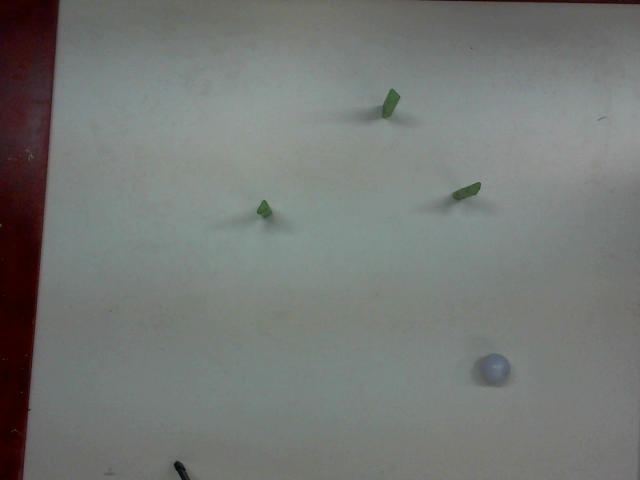
#> input picture brightimage.png, 640 x 480 px
$ python Segmentation.py
#> lines starting #> are read from the running program, lines starting #| are printed output that depends on the picture; after the words box and inside, x2 and y2 are one past the last pixel; in counts of white or black regions, pixels touching at a corner belong together
import numpy as np
import cv2
from matplotlib import pyplot as plt

# Load an color image in grayscale (SPHERO POSITION)
#img = cv2.imread("3.jpg", 0)
#ret, thresh = cv2.threshold(img, 127, 200, cv2.THRESH_BINARY)

#cv2.imshow("Sphero", thresh)
'''ret1, thresh1 = cv2.threshold(img, 127, 220, cv2.THRESH_BINARY)
ret2, thresh2 = cv2.threshold(img, 127, 230, cv2.THRESH_BINARY)
ret3, thresh3 = cv2.threshold(img, 127, 250, cv2.THRESH_BINARY)'''
'''
titles = ['Original Image', 'BINARY', 'BINARY1', 'BINARY2', 'BINARY3']
images = [img, thresh, thresh1,  thresh2, thresh3]
cv2.imwrite('gray31.png', images[1])
'''
'''
for i in range(5):
    plt.subplot(2, 3, i+1), plt.imshow(images[i], 'gray')
    plt.title(titles[i])
    plt.xticks([]), plt.yticks([])

plt.show()
'''
# Color segmentation

Colorimg = cv2.imread('brightimage.png', 1)
#> Colorimg is the input picture: shape (480, 640, 3); mean B, G, R 117.3, 120.1, 116.9
HSVimg = cv2.cvtColor(Colorimg, cv2.COLOR_BGR2HSV)
#> HSVimg: shape (480, 640, 3); mean H, S, V 64.3, 25.4, 122.4

# Red color
'''
low_red = np.array([0, 150, 0])
high_red = np.array([255, 255, 255])
red_mask = cv2.inRange(HSVimg, low_red, high_red)
red = cv2.bitwise_and(Colorimg, Colorimg, mask = red_mask)
cv2.imshow("RedMask", red_mask)
cv2.imshow("Colorimg", Colorimg)
cv2.imshow("Red", red)
'''
low_green = np.array([40, 65, 25])
high_green = np.array([80, 220, 160])
green_mask = cv2.inRange(HSVimg, low_green, high_green)
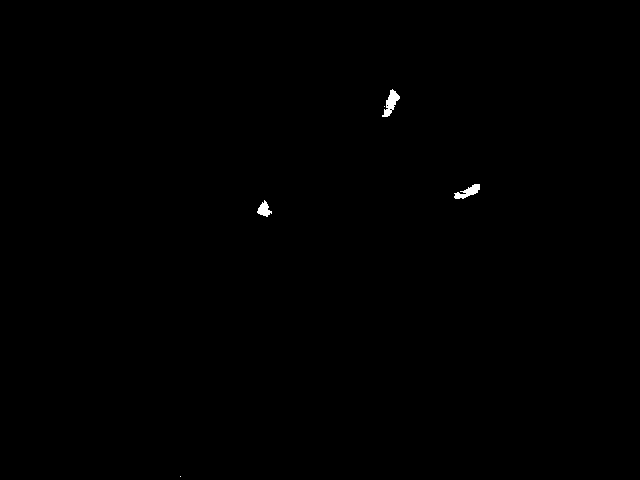
#> green_mask: shape (480, 640); 0.18% white; 5 white regions (2 under 20 px), largest, box (x1, y1, x2, y2) and area: (382, 89, 400, 117) 228, (454, 184, 480, 199) 191, (257, 200, 272, 217) 138
green = cv2.bitwise_and(Colorimg, Colorimg, mask=green_mask)
cv2.imshow("Green Mask", green_mask)
green_mask = cv2.bitwise_not(green_mask)
cv2.imshow("Green Mask", green_mask)
cv2.imshow("Colorimg", Colorimg)
cv2.imshow("Green", green)


'''
# BLOB DETECTION
# Setup SimpleBlobDetector parameters.
params = cv2.SimpleBlobDetector_Params()
params.filterByInertia = False
params.filterByConvexity = False
params.filterByColor = False
params.filterByCircularity = False

thresh = cv2.bitwise_not(thresh)
# [6 lines of commented-out code are left out]

print(params.filterByColor)
print(params.filterByArea)
print(params.filterByCircularity)
print(params.filterByInertia)
print(params.filterByConvexity)
# Filter by Area.
params.filterByArea = True
params.minArea = 0
detector = cv2.SimpleBlobDetector_create(params)

keypoints = detector.detect(thresh)

print(keypoints)
#keypoints = detector.detect(frame) #list of blobs keypoints
# Draw detected blobs as red circles.
# cv2.DRAW_MATCHES_FLAGS_DRAW_RICH_KEYPOINTS ensures the size of the circle corresponds to the size of blob
#im_with_keypoints = cv2.drawKeypoints(green_mask, keypoints, np.array([]), (0, 0, 255))
for keyPoint in keypoints:
    x = keyPoint.pt[0]
    y = keyPoint.pt[1]
    s = keyPoint.size
    print(x)
    print(y)
    print(s)
# Show keypoints

#cv2.imshow("Keypoints", im_with_keypoints)'''
cv2.waitKey(0)
cv2.destroyAllWindows()
